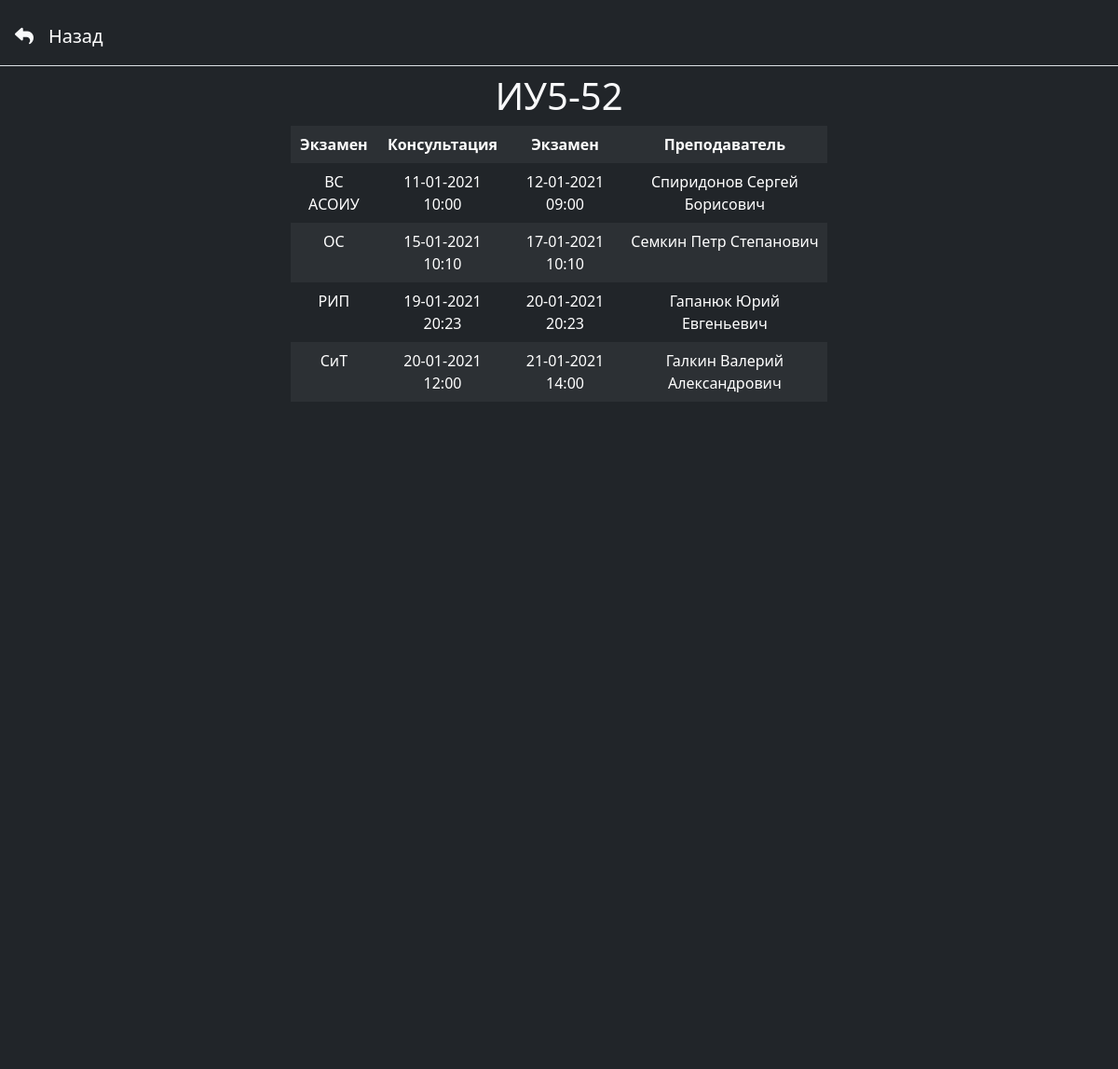
The app's page /schedule/2/ with its own data.
### schedule/models.py (models this page shows, shortened)
class Group(models.Model):
    name = models.CharField(max_length=50, verbose_name='Номер')
    lessons = models.ManyToManyField(Exam, through='Schedule')
    class Meta:
        verbose_name = 'Группа'
        verbose_name_plural = 'Группы'
        ordering = ['name']

class Exam(models.Model):
    name = models.CharField(max_length=50, verbose_name='Название')
    lecturer = models.CharField(max_length=50, verbose_name='Преподаватель')
    class Meta:
        verbose_name = 'Экзамен'
        verbose_name_plural = 'Экзамены'
        ordering = ['name']

class Schedule(models.Model):
    group = models.ForeignKey(Group, on_delete=models.CASCADE, verbose_name='Группа')
    lesson = models.ForeignKey(Exam, on_delete=models.CASCADE, verbose_name='Экзамен')
    lesson_time = models.DateTimeField(default='2021-01-10', verbose_name='Время экзамена')
    consultation_time = models.DateTimeField(default='2021-01-10', verbose_name='Время консультации')
    class Meta:
        verbose_name = 'Расписание'
        verbose_name_plural = 'Расписание'
        ordering = ['group']

### schedule/views.py (the view)
# urls.py: path('<int:group_id>/', views.detail_student, name='detail_student'),
def detail_student(request, group_id):
    group_list = Group.objects.all()
    for i in group_list:
        if i.id == group_id:
            group = i
    schedule_list = get_list_or_404(Schedule, group=group_id)
    for i in range(len(schedule_list) - 1):
        for j in range(len(schedule_list) - i - 1):
            if schedule_list[j].lesson_time > schedule_list[j + 1].lesson_time:
                schedule_list[j], schedule_list[j + 1] = schedule_list[j + 1], schedule_list[j]
    exam_list = []
    for i in schedule_list:
        exam_list.append(i.lesson)
    return render(request, 'schedule/detail_student.html', {'group': group,
                                                            'schedule_list': schedule_list,
                                                            'exam_list': exam_list})

### schedule/templates/schedule/detail_student.html (shortened to what this page needs)
<!DOCTYPE html>
<html lang="en">
<head>
    <link rel="stylesheet" href="https://stackpath.bootstrapcdn.com/bootstrap/5.0.0-alpha1/css/bootstrap.min.css">
    {% load static %}
    <link rel="stylesheet" type="text/css" href="{% static 'schedule/css/style.css' %}">
</head>
<body>
    <nav class="navbar navbar-expand-lg navbar-dark bg-dark">
        <div class="container-fluid modal-header">
            <div>
                <a class="navbar-brand" href="/schedule/"><i class="fas fa-reply text-light navbar-brand"></i>Назад</a>
            </div>
        </div>
    </nav>
    <main class="container-fluid bg-dark">
        <div class="row justify-content-around">
            <div class="col-6">
                <h1 class="text-center text-light">{{ group.name }}</h1>
                <table class="table table-dark table-borderless table-striped">
                    <tr>
                        <th class="text-center">Экзамен</th>
                        <th class="text-center">Консультация</th>
                        <th class="text-center">Экзамен</th>
                        <th class="text-center">Преподаватель</th>
                    </tr>
                    {% for exam in exam_list %}
                        <tr>
                            <td class="text-center">{{ exam.name }}</td>
                            {% for schedule in schedule_list %}
                                {% if schedule.lesson == exam %}
                                    <td class="text-center"><time datetime="">{{ schedule.consultation_time|date:'d-m-Y H:i' }}</time></td>
                                    <td class="text-center">{{ schedule.lesson_time|date:'d-m-Y H:i' }}</td>
                                {% endif %}
                            {% endfor %}
                            <td class="text-center">{{ exam.lecturer }}</td>
                        </tr>
                    {% endfor %}
                </table>
            </div>
        </div>
    </main>
    <footer class="high bg-dark">
    </footer>
</body>
</html>

### schedule/static/schedule/css/style.css (style rules this page uses)
.text-center { text-align: center; }
.text-light { color: aliceblue; }
.high { height: 700px; }

### records on screen
Group: name "ИУ5-52"
Exam: name "ВС АСОИУ", lecturer "Спиридонов Сергей Борисович"
Schedule: consultation_time "11-01-2021 10:00", lesson_time "12-01-2021 09:00"
Exam: name "ОС", lecturer "Семкин Петр Степанович"
Schedule: consultation_time "15-01-2021 10:10", lesson_time "17-01-2021 10:10"
Exam: name "РИП", lecturer "Гапанюк Юрий Евгеньевич"
Schedule: consultation_time "19-01-2021 20:23", lesson_time "20-01-2021 20:23"
Exam: name "СиТ", lecturer "Галкин Валерий Александрович"
Schedule: consultation_time "20-01-2021 12:00", lesson_time "21-01-2021 14:00"
